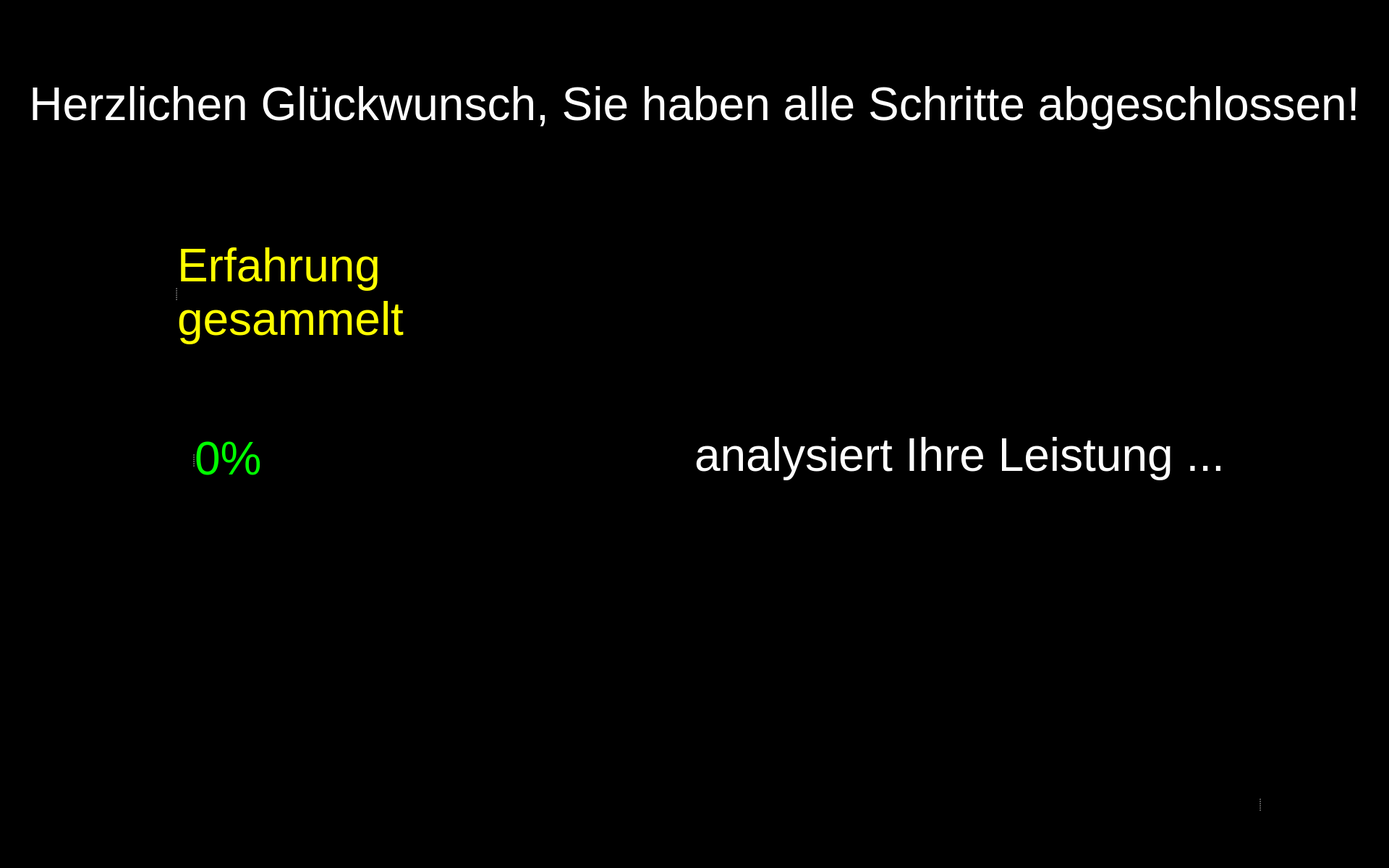
<?xml version="1.0" encoding="UTF-8"?>
<ui version="4.0">
 <class>FoodAssist</class>
 <widget class="QWidget" name="FoodAssist">
  <property name="windowModality">
   <enum>Qt::WindowModal</enum>
  </property>
  <property name="enabled">
   <bool>true</bool>
  </property>
  <property name="geometry">
   <rect>
    <x>0</x>
    <y>0</y>
    <width>1920</width>
    <height>1200</height>
   </rect>
  </property>
  <property name="sizePolicy">
   <sizepolicy hsizetype="Preferred" vsizetype="Preferred">
    <horstretch>0</horstretch>
    <verstretch>0</verstretch>
   </sizepolicy>
  </property>
  <property name="minimumSize">
   <size>
    <width>0</width>
    <height>0</height>
   </size>
  </property>
  <property name="maximumSize">
   <size>
    <width>1920</width>
    <height>1200</height>
   </size>
  </property>
  <property name="windowTitle">
   <string>Food Assist</string>
  </property>
  <property name="windowOpacity">
   <double>1.000000000000000</double>
  </property>
  <property name="styleSheet">
   <string notr="true">background-color: rgb(0, 0, 0);</string>
  </property>
  <widget class="QLabel" name="label_party">
   <property name="geometry">
    <rect>
     <x>800</x>
     <y>260</y>
     <width>300</width>
     <height>300</height>
    </rect>
   </property>
   <property name="text">
    <string/>
   </property>
   <property name="pixmap">
    <pixmap resource="resources/res.qrc">:/img/Partying Face.png</pixmap>
   </property>
   <property name="alignment">
    <set>Qt::AlignCenter</set>
   </property>
  </widget>
  <widget class="QLabel" name="label_text_2">
   <property name="geometry">
    <rect>
     <x>960</x>
     <y>550</y>
     <width>911</width>
     <height>161</height>
    </rect>
   </property>
   <property name="font">
    <font>
     <family>Arial</family>
     <pointsize>48</pointsize>
     <weight>9</weight>
     <italic>false</italic>
     <bold>false</bold>
    </font>
   </property>
   <property name="styleSheet">
    <string notr="true">font: 75 48pt &quot;Arial&quot;;
color: rgb(255, 255, 255);</string>
   </property>
   <property name="text">
    <string>analysiert Ihre Leistung ...</string>
   </property>
   <property name="textFormat">
    <enum>Qt::RichText</enum>
   </property>
   <property name="alignment">
    <set>Qt::AlignLeading|Qt::AlignLeft|Qt::AlignVCenter</set>
   </property>
   <property name="wordWrap">
    <bool>true</bool>
   </property>
  </widget>
  <widget class="QPushButton" name="button_view">
   <property name="enabled">
    <bool>true</bool>
   </property>
   <property name="geometry">
    <rect>
     <x>800</x>
     <y>560</y>
     <width>150</width>
     <height>150</height>
    </rect>
   </property>
   <property name="minimumSize">
    <size>
     <width>81</width>
     <height>81</height>
    </size>
   </property>
   <property name="maximumSize">
    <size>
     <width>150</width>
     <height>150</height>
    </size>
   </property>
   <property name="cursor">
    <cursorShape>OpenHandCursor</cursorShape>
   </property>
   <property name="focusPolicy">
    <enum>Qt::WheelFocus</enum>
   </property>
   <property name="contextMenuPolicy">
    <enum>Qt::DefaultContextMenu</enum>
   </property>
   <property name="layoutDirection">
    <enum>Qt::LeftToRight</enum>
   </property>
   <property name="autoFillBackground">
    <bool>false</bool>
   </property>
   <property name="styleSheet">
    <string notr="true"/>
   </property>
   <property name="icon">
    <iconset resource="resources/res.qrc">
     <normaloff>:/buttons/Button View.svg</normaloff>:/buttons/Button View.svg</iconset>
   </property>
   <property name="iconSize">
    <size>
     <width>144</width>
     <height>144</height>
    </size>
   </property>
   <property name="autoDefault">
    <bool>false</bool>
   </property>
   <property name="default">
    <bool>false</bool>
   </property>
   <property name="flat">
    <bool>true</bool>
   </property>
  </widget>
  <widget class="QWidget" name="widget_2" native="true">
   <property name="geometry">
    <rect>
     <x>1559</x>
     <y>1030</y>
     <width>361</width>
     <height>161</height>
    </rect>
   </property>
   <property name="styleSheet">
    <string notr="true">background-color: rgb(0,0,0);</string>
   </property>
   <widget class="QSplitter" name="splitter_2">
    <property name="geometry">
     <rect>
      <x>6</x>
      <y>6</y>
      <width>351</width>
      <height>150</height>
     </rect>
    </property>
    <property name="frameShape">
     <enum>QFrame::NoFrame</enum>
    </property>
    <property name="frameShadow">
     <enum>QFrame::Plain</enum>
    </property>
    <property name="lineWidth">
     <number>0</number>
    </property>
    <property name="orientation">
     <enum>Qt::Horizontal</enum>
    </property>
    <property name="opaqueResize">
     <bool>false</bool>
    </property>
    <property name="handleWidth">
     <number>53</number>
    </property>
    <property name="childrenCollapsible">
     <bool>false</bool>
    </property>
    <widget class="QPushButton" name="button_restart">
     <property name="enabled">
      <bool>true</bool>
     </property>
     <property name="minimumSize">
      <size>
       <width>81</width>
       <height>81</height>
      </size>
     </property>
     <property name="maximumSize">
      <size>
       <width>150</width>
       <height>150</height>
      </size>
     </property>
     <property name="cursor">
      <cursorShape>OpenHandCursor</cursorShape>
     </property>
     <property name="focusPolicy">
      <enum>Qt::WheelFocus</enum>
     </property>
     <property name="contextMenuPolicy">
      <enum>Qt::DefaultContextMenu</enum>
     </property>
     <property name="layoutDirection">
      <enum>Qt::LeftToRight</enum>
     </property>
     <property name="autoFillBackground">
      <bool>false</bool>
     </property>
     <property name="styleSheet">
      <string notr="true"/>
     </property>
     <property name="icon">
      <iconset>
       <normaloff>resources/Button Restart.svg</normaloff>resources/Button Restart.svg</iconset>
     </property>
     <property name="iconSize">
      <size>
       <width>144</width>
       <height>144</height>
      </size>
     </property>
     <property name="autoDefault">
      <bool>false</bool>
     </property>
     <property name="default">
      <bool>false</bool>
     </property>
     <property name="flat">
      <bool>true</bool>
     </property>
    </widget>
    <widget class="QPushButton" name="button_exit">
     <property name="enabled">
      <bool>true</bool>
     </property>
     <property name="minimumSize">
      <size>
       <width>81</width>
       <height>81</height>
      </size>
     </property>
     <property name="maximumSize">
      <size>
       <width>150</width>
       <height>150</height>
      </size>
     </property>
     <property name="cursor">
      <cursorShape>OpenHandCursor</cursorShape>
     </property>
     <property name="focusPolicy">
      <enum>Qt::WheelFocus</enum>
     </property>
     <property name="contextMenuPolicy">
      <enum>Qt::DefaultContextMenu</enum>
     </property>
     <property name="icon">
      <iconset resource="resources/res.qrc">
       <normaloff>:/buttons/Button Exit.svg</normaloff>:/buttons/Button Exit.svg</iconset>
     </property>
     <property name="iconSize">
      <size>
       <width>144</width>
       <height>144</height>
      </size>
     </property>
     <property name="autoDefault">
      <bool>false</bool>
     </property>
     <property name="default">
      <bool>false</bool>
     </property>
     <property name="flat">
      <bool>true</bool>
     </property>
    </widget>
   </widget>
  </widget>
  <widget class="QLabel" name="label_text_1">
   <property name="geometry">
    <rect>
     <x>40</x>
     <y>20</y>
     <width>1840</width>
     <height>250</height>
    </rect>
   </property>
   <property name="font">
    <font>
     <family>Arial</family>
     <pointsize>48</pointsize>
     <weight>9</weight>
     <italic>false</italic>
     <bold>false</bold>
    </font>
   </property>
   <property name="styleSheet">
    <string notr="true">font: 75 48pt &quot;Arial&quot;;
color: rgb(255, 255, 255);</string>
   </property>
   <property name="text">
    <string>Herzlichen Glückwunsch, Sie haben alle Schritte abgeschlossen!</string>
   </property>
   <property name="textFormat">
    <enum>Qt::RichText</enum>
   </property>
   <property name="alignment">
    <set>Qt::AlignCenter</set>
   </property>
   <property name="wordWrap">
    <bool>true</bool>
   </property>
  </widget>
  <widget class="QWidget" name="widget_xp" native="true">
   <property name="geometry">
    <rect>
     <x>230</x>
     <y>330</y>
     <width>500</width>
     <height>150</height>
    </rect>
   </property>
   <widget class="QSplitter" name="splitter">
    <property name="geometry">
     <rect>
      <x>0</x>
      <y>0</y>
      <width>500</width>
      <height>150</height>
     </rect>
    </property>
    <property name="orientation">
     <enum>Qt::Horizontal</enum>
    </property>
    <widget class="QLabel" name="xp_bolt">
     <property name="maximumSize">
      <size>
       <width>150</width>
       <height>150</height>
      </size>
     </property>
     <property name="text">
      <string/>
     </property>
     <property name="pixmap">
      <pixmap resource="resources/res.qrc">:/img/XP Bolt.svg</pixmap>
     </property>
    </widget>
    <widget class="QLabel" name="label_text_xp">
     <property name="font">
      <font>
       <family>Arial</family>
       <pointsize>48</pointsize>
       <weight>9</weight>
       <italic>false</italic>
       <bold>false</bold>
      </font>
     </property>
     <property name="styleSheet">
      <string notr="true">font: 75 48pt &quot;Arial&quot;;
color: rgb(255, 255, 0);</string>
     </property>
     <property name="text">
      <string>Erfahrung gesammelt</string>
     </property>
     <property name="textFormat">
      <enum>Qt::RichText</enum>
     </property>
     <property name="alignment">
      <set>Qt::AlignLeading|Qt::AlignLeft|Qt::AlignVCenter</set>
     </property>
     <property name="wordWrap">
      <bool>true</bool>
     </property>
    </widget>
   </widget>
  </widget>
  <widget class="QWidget" name="widget_score" native="true">
   <property name="geometry">
    <rect>
     <x>230</x>
     <y>560</y>
     <width>500</width>
     <height>150</height>
    </rect>
   </property>
   <widget class="QSplitter" name="splitter_3">
    <property name="geometry">
     <rect>
      <x>0</x>
      <y>0</y>
      <width>500</width>
      <height>150</height>
     </rect>
    </property>
    <property name="orientation">
     <enum>Qt::Horizontal</enum>
    </property>
    <widget class="QLabel" name="score_flag">
     <property name="enabled">
      <bool>true</bool>
     </property>
     <property name="sizePolicy">
      <sizepolicy hsizetype="Preferred" vsizetype="Preferred">
       <horstretch>0</horstretch>
       <verstretch>0</verstretch>
      </sizepolicy>
     </property>
     <property name="maximumSize">
      <size>
       <width>150</width>
       <height>150</height>
      </size>
     </property>
     <property name="text">
      <string/>
     </property>
     <property name="pixmap">
      <pixmap resource="resources/res.qrc">:/img/Score Flag.svg</pixmap>
     </property>
    </widget>
    <widget class="QLabel" name="label_text_score">
     <property name="font">
      <font>
       <family>Arial</family>
       <pointsize>48</pointsize>
       <weight>9</weight>
       <italic>false</italic>
       <bold>false</bold>
      </font>
     </property>
     <property name="styleSheet">
      <string notr="true">font: 75 48pt &quot;Arial&quot;;
color: rgb(0, 255, 0);</string>
     </property>
     <property name="text">
      <string>0%</string>
     </property>
     <property name="textFormat">
      <enum>Qt::RichText</enum>
     </property>
     <property name="alignment">
      <set>Qt::AlignLeading|Qt::AlignLeft|Qt::AlignVCenter</set>
     </property>
     <property name="wordWrap">
      <bool>true</bool>
     </property>
    </widget>
   </widget>
  </widget>
  <zorder>label_text_1</zorder>
  <zorder>label_party</zorder>
  <zorder>button_view</zorder>
  <zorder>label_text_2</zorder>
  <zorder>widget_2</zorder>
  <zorder>widget_xp</zorder>
  <zorder>widget_score</zorder>
 </widget>
 <resources>
  <include location="resources/res.qrc"/>
 </resources>
 <connections/>
</ui>
